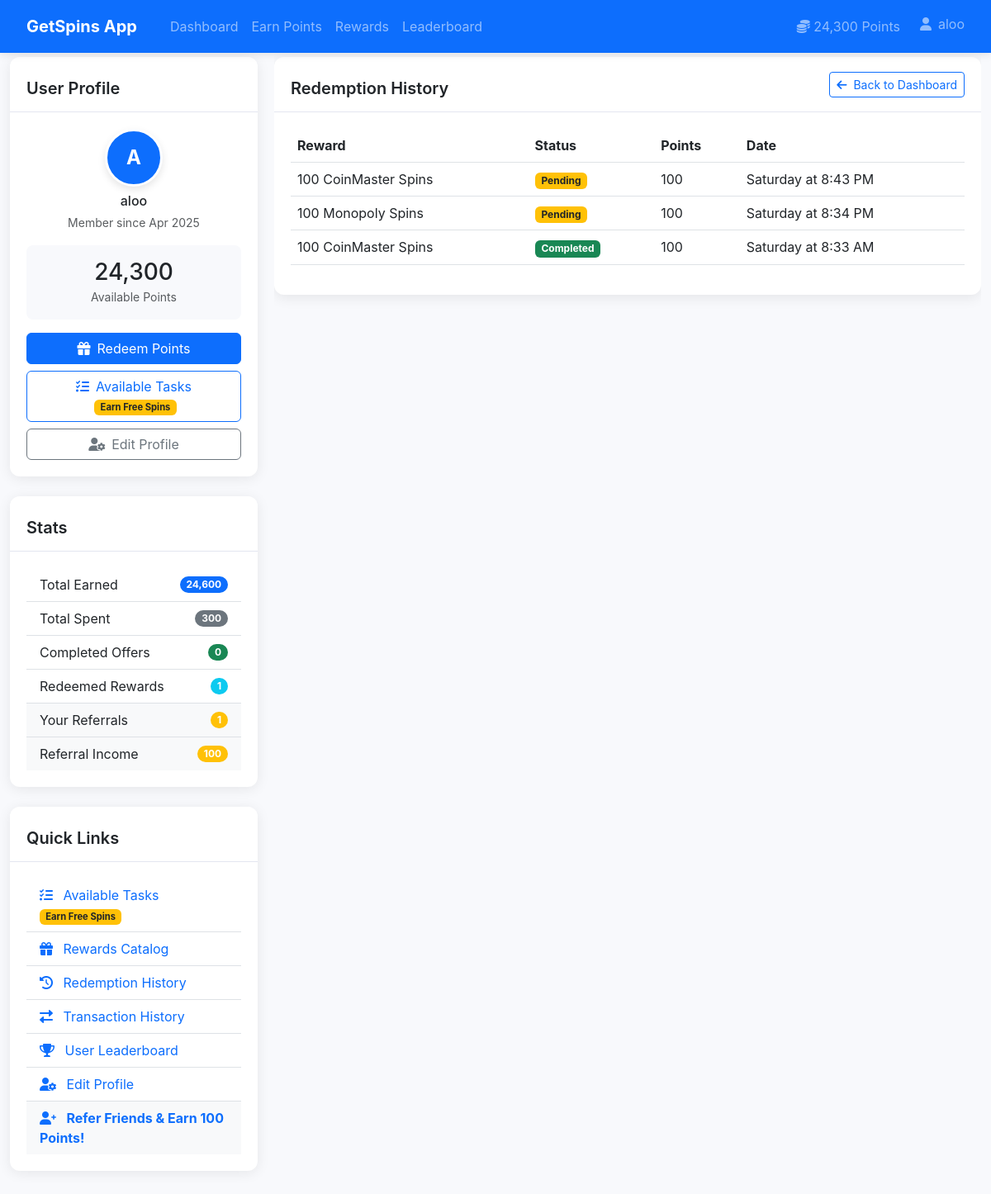
Before: /redemption_history.php (signed in) with the older database file.
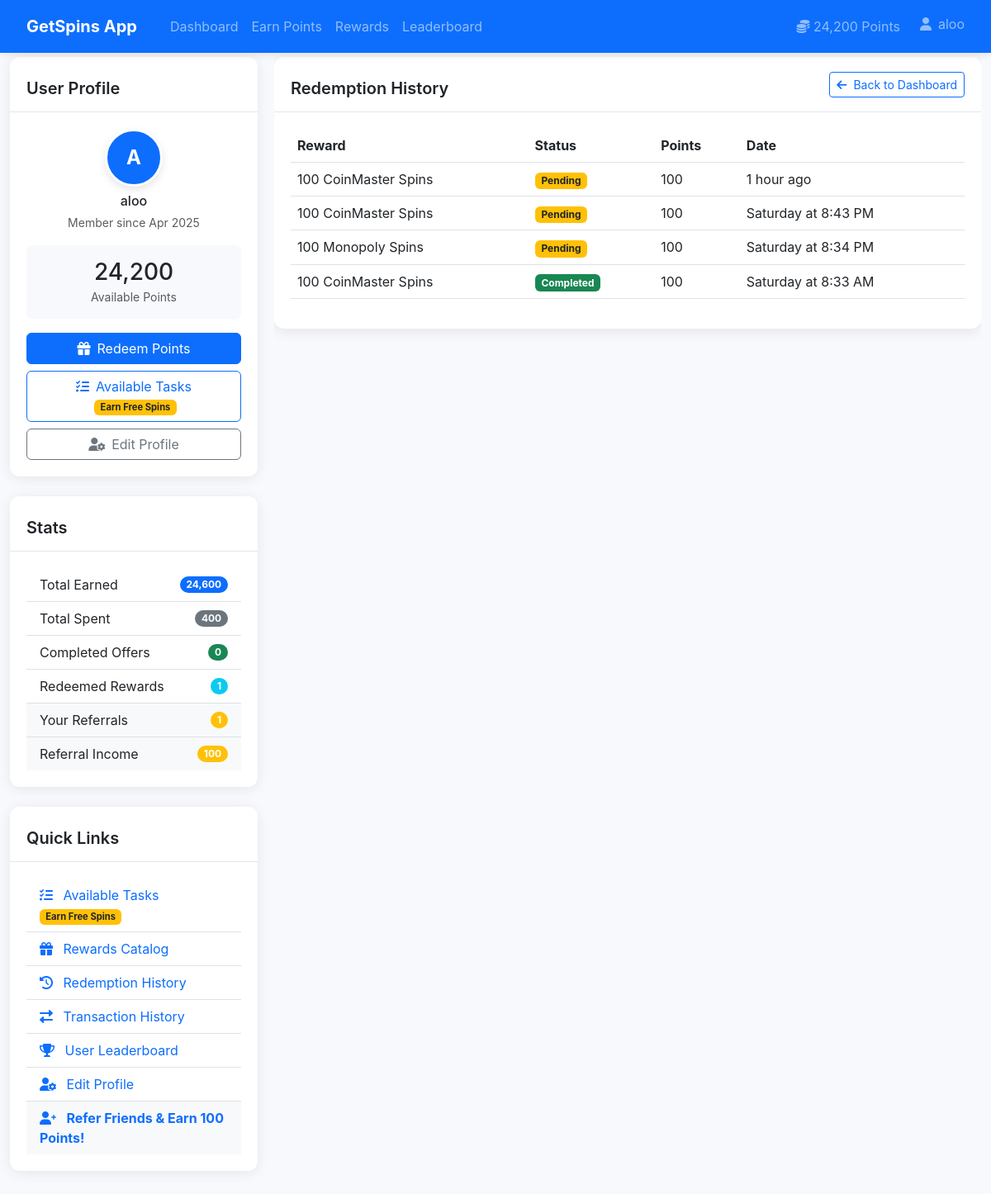
After: the same page with the newer database file.
### tables this page shows
CREATE TABLE users (
            id INTEGER PRIMARY KEY AUTOINCREMENT,
            username TEXT NOT NULL UNIQUE,
            email TEXT NOT NULL UNIQUE,
            password TEXT NOT NULL,
            points INTEGER NOT NULL DEFAULT 0,
            is_admin INTEGER NOT NULL DEFAULT 0,
            created_at TIMESTAMP DEFAULT CURRENT_TIMESTAMP,
            updated_at TIMESTAMP DEFAULT CURRENT_TIMESTAMP
        , referral_code TEXT, referred_by INTEGER, is_blocked INTEGER DEFAULT 0 NOT NULL);

CREATE TABLE redemptions (
            id INTEGER PRIMARY KEY AUTOINCREMENT,
            user_id INTEGER NOT NULL,
            reward_id INTEGER NOT NULL,
            points_used INTEGER NOT NULL,
            status TEXT NOT NULL DEFAULT 'pending',
            created_at TIMESTAMP DEFAULT CURRENT_TIMESTAMP,
            updated_at TIMESTAMP DEFAULT CURRENT_TIMESTAMP, redemption_details TEXT,
            FOREIGN KEY (user_id) REFERENCES users(id) ON DELETE CASCADE,
            FOREIGN KEY (reward_id) REFERENCES rewards(id) ON DELETE CASCADE
        );

CREATE TABLE rewards (
            id INTEGER PRIMARY KEY AUTOINCREMENT,
            name TEXT NOT NULL,
            description TEXT,
            points_required INTEGER NOT NULL,
            is_active INTEGER NOT NULL DEFAULT 1,
            created_at TIMESTAMP DEFAULT CURRENT_TIMESTAMP,
            updated_at TIMESTAMP DEFAULT CURRENT_TIMESTAMP
        );

### includes/db.php (called while the page is built, shortened)
<?php
class Database {
    private static $instance;
    public static function getInstance() {
        if (!self::$instance) {
            self::$instance = new self();
        }
        return self::$instance;
    }
}
?>

### includes/auth.php (called while the page is built, shortened)
<?php
require_once 'db.php';
class Auth {
    private $db;
    public function __construct() {
        $this->db = Database::getInstance();
    }
    public function isLoggedIn() {
        return isset($_SESSION['logged_in']) && $_SESSION['logged_in'] === true;
    }
    public function getUser() {
        $user_id = $_SESSION['user_id'];
        $conn = $this->db->getConnection();
        try {
            $stmt = $conn->prepare("SELECT id, username, email, points, is_admin, created_at, referral_code, referred_by FROM users WHERE id = :user_id");
            $stmt->bindValue(':user_id', $user_id);
            $stmt->execute();
            $user = $stmt->fetch(PDO::FETCH_ASSOC);
            return $user;
        } catch (PDOException $e) {
            error_log('Error getting user: ' . $e->getMessage());
            return null;
        }
    }
}
?>

### includes/functions.php (called while the page is built, shortened)
<?php
require_once 'db.php';
function formatDate($date_string) {
    $date = new DateTime($date_string);
    $now = new DateTime();
    $diff = $now->diff($date);
    if ($diff->days == 0) {
        return $diff->h . " hour" . ($diff->h > 1 ? "s" : "") . " ago";
    } else if ($diff->days == 1) {
        return "Yesterday at " . $date->format('g:i A');
    } else if ($diff->days < 7) {
        return $date->format('l') . " at " . $date->format('g:i A');
    } else {
        return $date->format('M j, Y') . " at " . $date->format('g:i A');
    }
}
function getUserStats($user_id) {
    $db = Database::getInstance();
    $conn = $db->getConnection();
    try {
        $stmt = $conn->prepare("SELECT SUM(points) as total_earned FROM transactions WHERE user_id = :user_id AND type = 'earn'");
        $stmt->bindValue(':user_id', $user_id);
        $stmt->execute();
        $result = $stmt->fetch(PDO::FETCH_ASSOC);
        $total_earned = $result['total_earned'] ?: 0;
        $stmt = $conn->prepare("SELECT SUM(points) as total_spent FROM transactions WHERE user_id = :user_id AND type = 'spend'");
        $stmt->bindValue(':user_id', $user_id);
        $stmt->execute();
        $result = $stmt->fetch(PDO::FETCH_ASSOC);
        $total_spent = $result['total_spent'] ?: 0;
        $stmt = $conn->prepare("SELECT COUNT(*) as completed_offers FROM user_offers WHERE user_id = :user_id AND completed = 1");
        $stmt->bindValue(':user_id', $user_id);
        $stmt->execute();
        $result = $stmt->fetch(PDO::FETCH_ASSOC);
        $completed_offers = $result['completed_offers'] ?: 0;
        $stmt = $conn->prepare("SELECT COUNT(*) as redeemed_rewards FROM redemptions WHERE user_id = :user_id AND status = 'completed'");
        $stmt->bindValue(':user_id', $user_id);
        $stmt->execute();
        $result = $stmt->fetch(PDO::FETCH_ASSOC);
        $redeemed_rewards = $result['redeemed_rewards'] ?: 0;
        $stmt = $conn->prepare("SELECT points FROM users WHERE id = :user_id");
        $stmt->bindValue(':user_id', $user_id);
        $stmt->execute();
        $result = $stmt->fetch(PDO::FETCH_ASSOC);
        $current_points = $result['points'] ?: 0;
        $stmt = $conn->prepare("SELECT COUNT(*) as total_referrals FROM referrals WHERE referrer_id = :user_id");
        $stmt->bindValue(':user_id', $user_id);
        $stmt->execute();
        $result = $stmt->fetch(PDO::FETCH_ASSOC);
        $total_referrals = $result['total_referrals'] ?: 0;
        $stmt = $conn->prepare("SELECT SUM(points) as referral_income FROM transactions
                               WHERE user_id = :user_id AND type = 'earn' AND description LIKE 'Referral bonus%'");
        $stmt->bindValue(':user_id', $user_id);
        $stmt->execute();
        $result = $stmt->fetch(PDO::FETCH_ASSOC);
        $referral_income = $result['referral_income'] ?: 0;
        return [
            'total_earned' => $total_earned,
            'total_spent' => $total_spent,
            'completed_offers' => $completed_offers,
            'redeemed_rewards' => $redeemed_rewards,
            'current_points' => $current_points,
            'total_referrals' => $total_referrals,
            'referral_income' => $referral_income
        ];
    } catch (PDOException $e) {
        error_log("Error getting user stats: " . $e->getMessage());
        return [
            'total_earned' => 0,
            'total_spent' => 0,
            'completed_offers' => 0,
            'redeemed_rewards' => 0,
            'current_points' => 0,
            'total_referrals' => 0,
            'referral_income' => 0
        ];
    }
}
function getUserRedemptions($user_id) {
    $db = Database::getInstance();
    $conn = $db->getConnection();
    try {
        $stmt = $conn->prepare("
            SELECT r.*, rw.name, rw.points_required
            FROM redemptions r
            JOIN rewards rw ON r.reward_id = rw.id
            WHERE r.user_id = :user_id
            ORDER BY r.created_at DESC
        ");
        $stmt->bindValue(':user_id', $user_id);
        $stmt->execute();
        $redemptions = [];
        while ($row = $stmt->fetch(PDO::FETCH_ASSOC)) {
            $redemptions[] = $row;
        }
        return $redemptions;
    } catch (PDOException $e) {
        error_log("Error getting user redemptions: " . $e->getMessage());
        return [];
    }
}
function formatPoints($points) {
    $pointsValue = intval($points);
    return number_format($pointsValue);
}
?>

### redemption_history.php (the view, shortened to what the changed rows need)
<?php
require_once 'includes/config.php';
require_once 'includes/auth.php';
require_once 'includes/functions.php';
$auth = new Auth();
$current_user = $auth->getUser();
$user_id = $current_user['id'];
$redemptions = getUserRedemptions($user_id);
include 'includes/header.php';
?>
<div class="dashboard-container">
    <div class="dashboard-sidebar d-none d-md-block">
        <?php include 'includes/sidebar.php'; ?>
    </div>
    <div class="dashboard-content w-100">
        <div class="card mx-0">
            <div class="card-body">
                <?php if (count($redemptions) > 0): ?>
                <div class="table-responsive">
                    <table class="table table-hover">
                        <thead>
                            <tr>
                                <th>Reward</th>
                                <th>Status</th>
                                <th>Points</th>
                                <th>Date</th>
                            </tr>
                        </thead>
                        <tbody>
                            <?php foreach ($redemptions as $redemption): ?>
                            <tr>
                                <td><?php echo htmlspecialchars($redemption['name']); ?></td>
                                <td>
                                    <?php if ($redemption['status'] === 'pending'): ?>
                                        <span class="badge bg-warning text-dark">Pending</span>
                                    <?php elseif ($redemption['status'] === 'completed'): ?>
                                        <span class="badge bg-success">Completed</span>
                                    <?php elseif ($redemption['status'] === 'rejected'): ?>
                                        <span class="badge bg-danger">Rejected</span>
                                    <?php else: ?>
                                        <span class="badge bg-secondary"><?php echo ucfirst($redemption['status']); ?></span>
                                    <?php endif; ?>
                                </td>
                                <td><?php echo formatPoints($redemption['points_required'] ?? 0); ?></td>
                                <td><?php echo formatDate($redemption['created_at']); ?></td>
                            </tr>
                            <?php endforeach; ?>
                        </tbody>
                    </table>
                </div>
                <?php else: ?>
                <div class="alert alert-info">
                    <p class="text-center mb-0">You haven't redeemed any rewards yet. Visit the Rewards page to redeem your points!</p>
                </div>
                <?php endif; ?>
            </div>
        </div>
    </div>
</div>
<?php include 'includes/dashboard_footer.php'; ?>

### includes/header.php (shortened to what the changed rows need)
<?php
require_once 'includes/config.php';
require_once 'includes/auth.php';
require_once 'includes/functions.php';
require_once 'includes/db.php';
$auth = new Auth();
$current_user = $auth->getUser();
$current_page = basename($_SERVER['PHP_SELF']);
$request_uri = $_SERVER['REQUEST_URI'];
$request_path = parse_url($request_uri, PHP_URL_PATH);
$request_path = trim($request_path, '/');
?>
<!DOCTYPE html>
<html lang="en">
<head>
    <link href="https://cdn.jsdelivr.net/npm/bootstrap@5.3.0-alpha1/dist/css/bootstrap.min.css" rel="stylesheet">
    <link href="https://cdnjs.cloudflare.com/ajax/libs/font-awesome/6.0.0/css/all.min.css" rel="stylesheet">
    <link href="/assets/css/style.css" rel="stylesheet">
    <link href="/assets/css/new-promo-slider.css" rel="stylesheet">
</head>
<?php
$body_class = '';
?>
<body class="<?php echo $body_class; ?>">
    <nav class="navbar navbar-expand-lg navbar-dark bg-primary fixed-header">
        <div class="container px-3">
            <?php if ($auth->isLoggedIn()): ?>
            <div class="navbar-collapse" id="navbarNav">
                <ul class="navbar-nav me-auto">
                    <li class="nav-item">
                        <a class="nav-link" href="/dashboard">Dashboard</a>
                    </li>
                    <li class="nav-item">
                        <a class="nav-link" href="/tasks">Earn Points</a>
                    </li>
                    <li class="nav-item">
                        <a class="nav-link" href="/rewards">Rewards</a>
                    </li>
                    <li class="nav-item">
                        <a class="nav-link" href="/leaderboard">Leaderboard</a>
                    </li>
                </ul>
                <ul class="navbar-nav ms-auto">
                    <li class="nav-item">
                        <a class="nav-link" href="#">
                            <i class="fas fa-coins"></i> <?php echo formatPoints($current_user['points']); ?> Points
                        </a>
                    </li>
                    <li class="nav-item dropdown">
                        <a class="nav-link dropdown-toggle" href="#" id="navbarDropdown" role="button" data-bs-toggle="dropdown" aria-expanded="false">
                            <i class="fas fa-user"></i> <?php echo htmlspecialchars($current_user['username']); ?>
                        </a>
                    </li>
                </ul>
            </div>
            <?php endif; ?>
        </div>
    </nav>
    <div class="<?php
        if (($current_page === 'index.php' || $request_path === '' || $request_path === 'index') && !$auth->isLoggedIn()) {
            echo 'full-width-container';
        } else {
            echo $auth->isLoggedIn() ? 'container py-4 content-with-fixed-header' : 'container py-4';
        }
    ?>"><?php

### includes/sidebar.php (shortened to what the changed rows need)
<?php
require_once 'includes/auth.php';
require_once 'includes/functions.php';
$auth = new Auth();
$current_user = $auth->getUser();
$stats = getUserStats($current_user['id']);
?>
<div class="card mb-4 d-none d-md-block">
    <div class="card-body">
        <div class="text-center mb-3">
            <div class="avatar-placeholder bg-primary text-white rounded-circle mx-auto mb-2" style="width: 70px; height: 70px; font-size: 1.5rem;">
                <?php echo strtoupper(substr($current_user['username'], 0, 1)); ?>
            </div>
            <div>
                <h6 class="mb-1"><?php echo htmlspecialchars($current_user['username']); ?></h6>
                <small class="text-muted">Member since <?php echo date('M Y', strtotime($current_user['created_at'])); ?></small>
            </div>
        </div>
        <div class="points-display text-center mb-3">
            <h3 class="mb-0"><?php echo formatPoints($current_user['points']); ?></h3>
            <small class="text-muted">Available Points</small>
        </div>
    </div>
</div>
<div class="card mb-4">
    <div class="card-body">
        <ul class="list-group list-group-flush">
            <li class="list-group-item d-flex justify-content-between align-items-center">
                Total Spent
                <span class="badge bg-secondary rounded-pill"><?php echo formatPoints($stats['total_spent']); ?></span>
            </li>
        </ul>
    </div>
</div>

Changed rows visible on the page:
changed users "aloo": points "24,300" → "24,200"
added redemptions: reward.name "100 CoinMaster Spins", status "Pending", reward.points_required "100", created_at "1 hour ago"
Other visible differences:
formatPoints($stats['total_spent']): "300" → "400"
